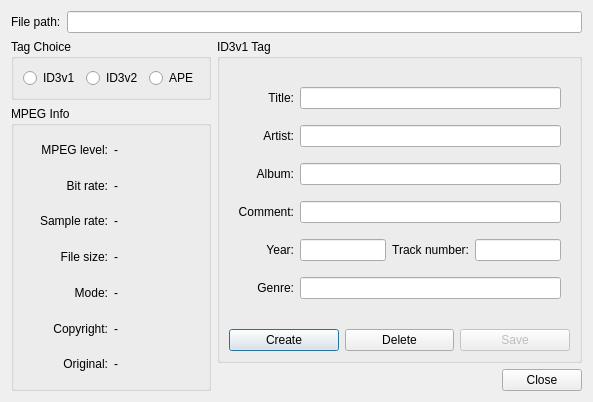
<ui version="4.0" >
 <class>DetailsDialog</class>
 <widget class="QDialog" name="DetailsDialog" >
  <property name="geometry" >
   <rect>
    <x>0</x>
    <y>0</y>
    <width>593</width>
    <height>402</height>
   </rect>
  </property>
  <property name="windowTitle" >
   <string>Details</string>
  </property>
  <layout class="QGridLayout" >
   <item row="0" column="0" colspan="3" >
    <layout class="QHBoxLayout" >
     <item>
      <widget class="QLabel" name="label_28" >
       <property name="text" >
        <string>File path:</string>
       </property>
       <property name="alignment" >
        <set>Qt::AlignLeading|Qt::AlignLeft|Qt::AlignVCenter</set>
       </property>
      </widget>
     </item>
     <item>
      <widget class="QLineEdit" name="pathLineEdit" >
       <property name="readOnly" >
        <bool>true</bool>
       </property>
      </widget>
     </item>
    </layout>
   </item>
   <item rowspan="2" row="1" column="0" >
    <layout class="QVBoxLayout" >
     <item>
      <widget class="QGroupBox" name="groupBox_3" >
       <property name="sizePolicy" >
        <sizepolicy vsizetype="Fixed" hsizetype="Preferred" >
         <horstretch>0</horstretch>
         <verstretch>0</verstretch>
        </sizepolicy>
       </property>
       <property name="title" >
        <string>Tag Choice</string>
       </property>
       <layout class="QHBoxLayout" >
        <item>
         <widget class="QRadioButton" name="id3v1RadioButton" >
          <property name="text" >
           <string>ID3v1</string>
          </property>
         </widget>
        </item>
        <item>
         <widget class="QRadioButton" name="id3v2RadioButton" >
          <property name="text" >
           <string>ID3v2</string>
          </property>
         </widget>
        </item>
        <item>
         <widget class="QRadioButton" name="apeRadioButton" >
          <property name="text" >
           <string>APE</string>
          </property>
         </widget>
        </item>
       </layout>
      </widget>
     </item>
     <item>
      <widget class="QGroupBox" name="groupBox" >
       <property name="minimumSize" >
        <size>
         <width>200</width>
         <height>16</height>
        </size>
       </property>
       <property name="title" >
        <string>MPEG Info</string>
       </property>
       <layout class="QGridLayout" >
        <item row="0" column="0" >
         <widget class="QLabel" name="label" >
          <property name="text" >
           <string>MPEG level:</string>
          </property>
          <property name="textFormat" >
           <enum>Qt::AutoText</enum>
          </property>
          <property name="alignment" >
           <set>Qt::AlignRight|Qt::AlignTrailing|Qt::AlignVCenter</set>
          </property>
         </widget>
        </item>
        <item row="0" column="1" >
         <widget class="QLabel" name="levelLabel" >
          <property name="text" >
           <string>-</string>
          </property>
         </widget>
        </item>
        <item row="1" column="0" >
         <widget class="QLabel" name="label_2" >
          <property name="text" >
           <string>Bit rate:</string>
          </property>
          <property name="alignment" >
           <set>Qt::AlignRight|Qt::AlignTrailing|Qt::AlignVCenter</set>
          </property>
         </widget>
        </item>
        <item row="1" column="1" >
         <widget class="QLabel" name="bitRateLabel" >
          <property name="text" >
           <string>-</string>
          </property>
         </widget>
        </item>
        <item row="2" column="0" >
         <widget class="QLabel" name="label_3" >
          <property name="text" >
           <string>Sample rate:</string>
          </property>
          <property name="alignment" >
           <set>Qt::AlignRight|Qt::AlignTrailing|Qt::AlignVCenter</set>
          </property>
         </widget>
        </item>
        <item row="2" column="1" >
         <widget class="QLabel" name="sampleRateLabel" >
          <property name="text" >
           <string>-</string>
          </property>
         </widget>
        </item>
        <item row="3" column="0" >
         <widget class="QLabel" name="label_5" >
          <property name="text" >
           <string>File size:</string>
          </property>
          <property name="alignment" >
           <set>Qt::AlignRight|Qt::AlignTrailing|Qt::AlignVCenter</set>
          </property>
         </widget>
        </item>
        <item row="3" column="1" >
         <widget class="QLabel" name="fileSizeLabel" >
          <property name="text" >
           <string>-</string>
          </property>
         </widget>
        </item>
        <item row="4" column="0" >
         <widget class="QLabel" name="label_6" >
          <property name="text" >
           <string>Mode:</string>
          </property>
          <property name="alignment" >
           <set>Qt::AlignRight|Qt::AlignTrailing|Qt::AlignVCenter</set>
          </property>
         </widget>
        </item>
        <item row="4" column="1" >
         <widget class="QLabel" name="modeLabel" >
          <property name="text" >
           <string>-</string>
          </property>
         </widget>
        </item>
        <item row="5" column="0" >
         <widget class="QLabel" name="label_8" >
          <property name="text" >
           <string>Copyright:</string>
          </property>
          <property name="alignment" >
           <set>Qt::AlignRight|Qt::AlignTrailing|Qt::AlignVCenter</set>
          </property>
         </widget>
        </item>
        <item row="5" column="1" >
         <widget class="QLabel" name="copyrightLabel" >
          <property name="text" >
           <string>-</string>
          </property>
         </widget>
        </item>
        <item row="6" column="0" >
         <widget class="QLabel" name="label_9" >
          <property name="text" >
           <string>Original:</string>
          </property>
          <property name="alignment" >
           <set>Qt::AlignRight|Qt::AlignTrailing|Qt::AlignVCenter</set>
          </property>
         </widget>
        </item>
        <item row="6" column="1" >
         <widget class="QLabel" name="originalLabel" >
          <property name="text" >
           <string>-</string>
          </property>
         </widget>
        </item>
       </layout>
      </widget>
     </item>
    </layout>
   </item>
   <item row="1" column="1" colspan="2" >
    <widget class="QGroupBox" name="tagGroupBox" >
     <property name="title" >
      <string>ID3v1 Tag</string>
     </property>
     <layout class="QVBoxLayout" >
      <item>
       <widget class="QWidget" native="1" name="tagsWidget" >
        <property name="enabled" >
         <bool>true</bool>
        </property>
        <layout class="QGridLayout" >
         <item row="0" column="0" >
          <widget class="QLabel" name="label_21" >
           <property name="text" >
            <string>Title:</string>
           </property>
           <property name="alignment" >
            <set>Qt::AlignRight|Qt::AlignTrailing|Qt::AlignVCenter</set>
           </property>
          </widget>
         </item>
         <item row="0" column="1" colspan="3" >
          <widget class="QLineEdit" name="titleLineEdit" />
         </item>
         <item row="1" column="0" >
          <widget class="QLabel" name="label_22" >
           <property name="text" >
            <string>Artist:</string>
           </property>
           <property name="alignment" >
            <set>Qt::AlignRight|Qt::AlignTrailing|Qt::AlignVCenter</set>
           </property>
          </widget>
         </item>
         <item row="1" column="1" colspan="3" >
          <widget class="QLineEdit" name="artistLineEdit" />
         </item>
         <item row="2" column="0" >
          <widget class="QLabel" name="label_23" >
           <property name="text" >
            <string>Album:</string>
           </property>
           <property name="alignment" >
            <set>Qt::AlignRight|Qt::AlignTrailing|Qt::AlignVCenter</set>
           </property>
          </widget>
         </item>
         <item row="2" column="1" colspan="3" >
          <widget class="QLineEdit" name="albumLineEdit" />
         </item>
         <item row="3" column="0" >
          <widget class="QLabel" name="label_24" >
           <property name="text" >
            <string>Comment:</string>
           </property>
           <property name="alignment" >
            <set>Qt::AlignRight|Qt::AlignTrailing|Qt::AlignVCenter</set>
           </property>
          </widget>
         </item>
         <item row="3" column="1" colspan="3" >
          <widget class="QLineEdit" name="commentLineEdit" />
         </item>
         <item row="4" column="0" >
          <widget class="QLabel" name="label_25" >
           <property name="text" >
            <string>Year:</string>
           </property>
           <property name="alignment" >
            <set>Qt::AlignRight|Qt::AlignTrailing|Qt::AlignVCenter</set>
           </property>
          </widget>
         </item>
         <item row="4" column="1" >
          <widget class="QLineEdit" name="yearLineEdit" />
         </item>
         <item row="4" column="2" >
          <widget class="QLabel" name="label_26" >
           <property name="text" >
            <string>Track number:</string>
           </property>
           <property name="alignment" >
            <set>Qt::AlignRight|Qt::AlignTrailing|Qt::AlignVCenter</set>
           </property>
          </widget>
         </item>
         <item row="4" column="3" >
          <widget class="QLineEdit" name="trackLineEdit" />
         </item>
         <item row="5" column="0" >
          <widget class="QLabel" name="label_27" >
           <property name="text" >
            <string>Genre:</string>
           </property>
           <property name="alignment" >
            <set>Qt::AlignRight|Qt::AlignTrailing|Qt::AlignVCenter</set>
           </property>
          </widget>
         </item>
         <item row="5" column="1" colspan="3" >
          <widget class="QLineEdit" name="genreLineEdit" />
         </item>
        </layout>
       </widget>
      </item>
      <item>
       <layout class="QHBoxLayout" >
        <item>
         <widget class="QPushButton" name="createButton" >
          <property name="text" >
           <string>Create</string>
          </property>
         </widget>
        </item>
        <item>
         <widget class="QPushButton" name="deleteButton" >
          <property name="text" >
           <string>Delete</string>
          </property>
         </widget>
        </item>
        <item>
         <widget class="QPushButton" name="saveButton" >
          <property name="enabled" >
           <bool>false</bool>
          </property>
          <property name="text" >
           <string>Save</string>
          </property>
         </widget>
        </item>
       </layout>
      </item>
     </layout>
    </widget>
   </item>
   <item row="2" column="1" >
    <spacer>
     <property name="orientation" >
      <enum>Qt::Horizontal</enum>
     </property>
     <property name="sizeHint" >
      <size>
       <width>111</width>
       <height>20</height>
      </size>
     </property>
    </spacer>
   </item>
   <item row="2" column="2" >
    <widget class="QPushButton" name="pushButton_3" >
     <property name="text" >
      <string>Close</string>
     </property>
    </widget>
   </item>
  </layout>
 </widget>
 <resources/>
 <connections>
  <connection>
   <sender>pushButton_3</sender>
   <signal>clicked()</signal>
   <receiver>DetailsDialog</receiver>
   <slot>close()</slot>
   <hints>
    <hint type="sourcelabel" >
     <x>623</x>
     <y>353</y>
    </hint>
    <hint type="destinationlabel" >
     <x>539</x>
     <y>352</y>
    </hint>
   </hints>
  </connection>
 </connections>
</ui>
